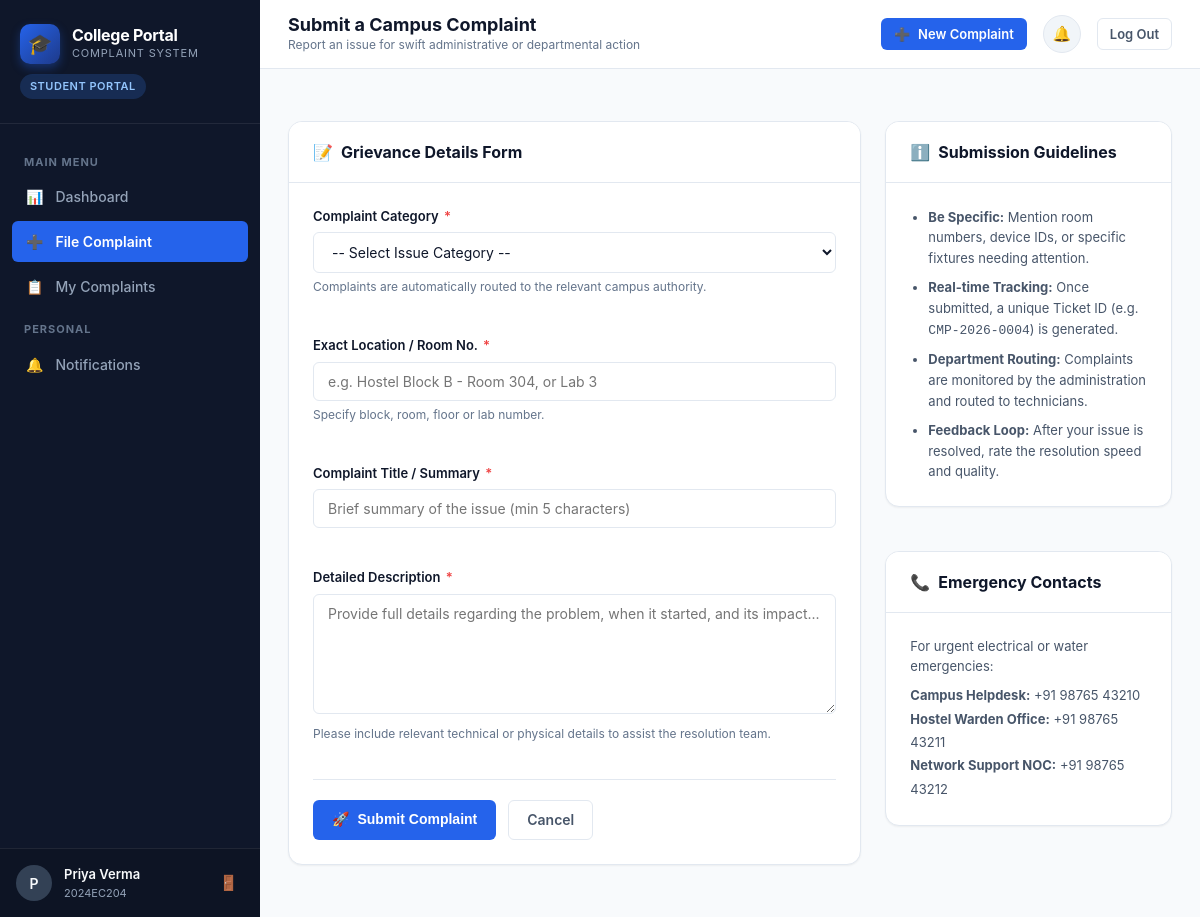
Page /student/submit-complaint (signed in) on the committed database.
### tables this page shows
CREATE TABLE users (
    id INTEGER PRIMARY KEY AUTOINCREMENT,
    username TEXT UNIQUE NOT NULL,
    password_hash TEXT NOT NULL,
    full_name TEXT NOT NULL,
    email TEXT UNIQUE NOT NULL,
    role TEXT NOT NULL CHECK(role IN ('student', 'staff', 'admin')),
    department_id INTEGER,
    phone TEXT,
    roll_number TEXT,
    created_at TIMESTAMP DEFAULT CURRENT_TIMESTAMP,
    FOREIGN KEY (department_id) REFERENCES departments(id) ON DELETE SET NULL
);

### app.py (the view, shortened to what this page needs)
@app.route('/student/submit-complaint', methods=['GET', 'POST'])
@role_required('student')
def submit_complaint():
    db = get_db()
    departments = db.execute("SELECT * FROM departments ORDER BY name").fetchall()
    return render_template('submit_complaint.html', departments=departments)

### app.py (called while the page is built, shortened)
def get_current_user():
    user_id = session.get('user_id')
    if not user_id:
        return None
    db = get_db()
    user = db.execute(
        """
        SELECT u.*, d.name AS department_name, d.code AS department_code
        FROM users u
        LEFT JOIN departments d ON u.department_id = d.id
        WHERE u.id = ?
        """,
        (user_id,)
    ).fetchone()
    return user

@app.before_request
def load_logged_in_user():
    g.user = get_current_user()
    if g.user:
        db = get_db()
        unread_count = db.execute(
            "SELECT COUNT(*) FROM notifications WHERE user_id = ? AND is_read = 0",
            (g.user['id'],)
        ).fetchone()[0]
        g.unread_notifications_count = unread_count
    else:
        g.unread_notifications_count = 0

@app.context_processor
def inject_global_vars():
    return {
        'current_user': g.user,
        'unread_count': g.unread_notifications_count,
        'current_year': datetime.now().year
    }

def role_required(*roles):
    def decorator(f):
        @wraps(f)
        def decorated_function(*args, **kwargs):
            if g.user is None:
                flash("Please log in to continue.", "warning")
                return redirect(url_for('login'))
            return f(*args, **kwargs)
        return decorated_function
    return decorator

### database.py (called while the page is built)
def get_db_path():
    return os.environ.get('COMPLAINTS_DB_PATH', DEFAULT_DB_PATH)

def get_db():
    db_path = get_db_path()
    os.makedirs(os.path.dirname(db_path), exist_ok=True)
    conn = sqlite3.connect(db_path)
    conn.row_factory = sqlite3.Row
    conn.execute("PRAGMA foreign_keys = ON;")
    return conn

### templates/submit_complaint.html (shortened to what this page needs)
{% extends "base.html" %}
{% block page_title %}Submit a Campus Complaint{% endblock %}
{% block breadcrumb %}Report an issue for swift administrative or departmental action{% endblock %}
{% block content %}
<div style="display: grid; grid-template-columns: 2fr 1fr; gap: 24px;">
  <div class="card">
    <div class="card-header">
      <h3><span>📝</span> Grievance Details Form</h3>
    </div>
    <div class="card-body">
      <form action="{{ url_for('submit_complaint') }}" method="POST">
        <div class="form-grid">
          <div class="form-group">
            <label for="category" class="form-label">
              Complaint Category <span class="required">*</span>
            </label>
            <select name="category" id="category" class="form-control" required>
              <option value="" disabled selected>-- Select Issue Category --</option>
            </select>
            <div class="form-hint">Complaints are automatically routed to the relevant campus authority.</div>
          </div>
          <div class="form-group">
            <label for="location" class="form-label">
              Exact Location / Room No. <span class="required">*</span>
            </label>
            <input type="text" id="location" name="location" class="form-control" placeholder="e.g. Hostel Block B - Room 304, or Lab 3" required>
            <div class="form-hint">Specify block, room, floor or lab number.</div>
          </div>
          <div class="form-group full-width">
            <label for="title" class="form-label">
              Complaint Title / Summary <span class="required">*</span>
            </label>
            <input type="text" id="title" name="title" class="form-control" placeholder="Brief summary of the issue (min 5 characters)" minlength="5" required>
          </div>
          <div class="form-group full-width">
            <label for="description" class="form-label">
              Detailed Description <span class="required">*</span>
            </label>
            <textarea id="description" name="description" class="form-control" placeholder="Provide full details regarding the problem, when it started, and its impact..." minlength="10" rows="5" required></textarea>
            <div class="form-hint">Please include relevant technical or physical details to assist the resolution team.</div>
          </div>
        </div>
        <div style="display: flex; gap: 12px; margin-top: 16px; border-top: 1px solid var(--border-color); padding-top: 20px;">
          <button type="submit" class="btn btn-primary">
            <span>🚀</span> Submit Complaint
          </button>
          <a href="{{ url_for('student_dashboard') }}" class="btn btn-secondary">
            Cancel
          </a>
        </div>
      </form>
    </div>
  </div>
  <div style="display: flex; flex-direction: column; gap: 20px;">
    <div class="card">
      <div class="card-header">
        <h3><span>ℹ️</span> Submission Guidelines</h3>
      </div>
      <div class="card-body" style="font-size: 13px; color: var(--text-secondary); line-height: 1.6;">
        <ul style="padding-left: 18px; display: flex; flex-direction: column; gap: 8px;">
          <li><strong>Be Specific:</strong> Mention room numbers, device IDs, or specific fixtures needing attention.</li>
          <li><strong>Real-time Tracking:</strong> Once submitted, a unique Ticket ID (e.g. <code>CMP-2026-0004</code>) is generated.</li>
          <li><strong>Department Routing:</strong> Complaints are monitored by the administration and routed to technicians.</li>
          <li><strong>Feedback Loop:</strong> After your issue is resolved, rate the resolution speed and quality.</li>
        </ul>
      </div>
    </div>
    <div class="card">
      <div class="card-header">
        <h3><span>📞</span> Emergency Contacts</h3>
      </div>
      <div class="card-body" style="font-size: 13px; color: var(--text-secondary);">
        <p>For urgent electrical or water emergencies:</p>
        <div style="margin-top: 8px; line-height: 1.8;">
          <div><strong>Campus Helpdesk:</strong> +91 98765 43210</div>
          <div><strong>Hostel Warden Office:</strong> +91 98765 43211</div>
          <div><strong>Network Support NOC:</strong> +91 98765 43212</div>
        </div>
      </div>
    </div>
  </div>
</div>
{% endblock %}

### templates/base.html (shortened to what this page needs)
<!DOCTYPE html>
<html lang="en">
<head>
  <link rel="stylesheet" href="{{ url_for('static', filename='css/style.css') }}">
</head>
<body>
{% if current_user %}
<div class="app-wrapper">
  <aside class="app-sidebar" id="appSidebar">
    <div class="sidebar-header">
      <a href="{{ url_for('index') }}" class="brand-link">
        <div class="brand-icon">🎓</div>
        <div class="brand-text">
          <h1>College Portal</h1>
          <span>Complaint System</span>
        </div>
      </a>
      {% if current_user.role == 'student' %}
        <span class="sidebar-role-badge role-student">Student Portal</span>
      {% elif current_user.role == 'staff' %}
        <span class="sidebar-role-badge role-staff">Staff Desk</span>
      {% elif current_user.role == 'admin' %}
        <span class="sidebar-role-badge role-admin">Admin Console</span>
      {% endif %}
    </div>
    <nav class="sidebar-nav">
      {% if current_user.role == 'student' %}
        <div class="nav-section-title">Main Menu</div>
        <div class="nav-item">
          <a href="{{ url_for('student_dashboard') }}" class="nav-link {% if request.endpoint == 'student_dashboard' %}active{% endif %}">
            <span>📊</span> Dashboard
          </a>
        </div>
        <div class="nav-item">
          <a href="{{ url_for('submit_complaint') }}" class="nav-link {% if request.endpoint == 'submit_complaint' %}active{% endif %}">
            <span>➕</span> File Complaint
          </a>
        </div>
        <div class="nav-item">
          <a href="{{ url_for('student_complaints') }}" class="nav-link {% if request.endpoint == 'student_complaints' %}active{% endif %}">
            <span>📋</span> My Complaints
          </a>
        </div>
      {% endif %}
      <div class="nav-section-title">Personal</div>
      <div class="nav-item">
        <a href="{{ url_for('notifications') }}" class="nav-link {% if request.endpoint == 'notifications' %}active{% endif %}">
          <span>🔔</span> Notifications
        </a>
      </div>
    </nav>
    <div class="sidebar-footer">
      <div class="user-profile-snippet">
        <div class="user-avatar">
          {{ current_user.full_name[:1] }}
        </div>
        <div class="user-info">
          <div class="name">{{ current_user.full_name }}</div>
          <div class="meta">
            {% if current_user.role == 'student' %}
              {{ current_user.roll_number or 'Student' }}
            {% elif current_user.role == 'staff' %}
              {{ current_user.department_code or 'Staff' }}
            {% else %}
              System Admin
            {% endif %}
          </div>
        </div>
        <a href="{{ url_for('logout') }}" class="logout-icon-btn" title="Log out">
          <span>🚪</span>
        </a>
      </div>
    </div>
  </aside>
  <div class="app-main">
    <header class="top-header">
      <div class="header-left">
        <div class="page-title-group">
          <h2>{% block page_title %}Dashboard{% endblock %}</h2>
          <div class="breadcrumb">{% block breadcrumb %}College Complaint & Resolution System{% endblock %}</div>
        </div>
      </div>
      <div class="header-right">
        {% if current_user.role == 'student' %}
          <a href="{{ url_for('submit_complaint') }}" class="btn btn-primary btn-sm">
            <span>➕</span> New Complaint
          </a>
        {% endif %}
        <a href="{{ url_for('notifications') }}" class="header-action-btn" title="Notifications">
          <span>🔔</span>
        </a>
        <a href="{{ url_for('logout') }}" class="btn btn-secondary btn-sm" title="Log Out">
          Log Out
        </a>
      </div>
    </header>
    <main class="content-body">
      {% block content %}{% endblock %}
    </main>
  </div>
</div>
{% endif %}
</body>
</html>

### rows in the picture
users: full_name "P", full_name "Priya Verma", roll_number "2024EC204"
